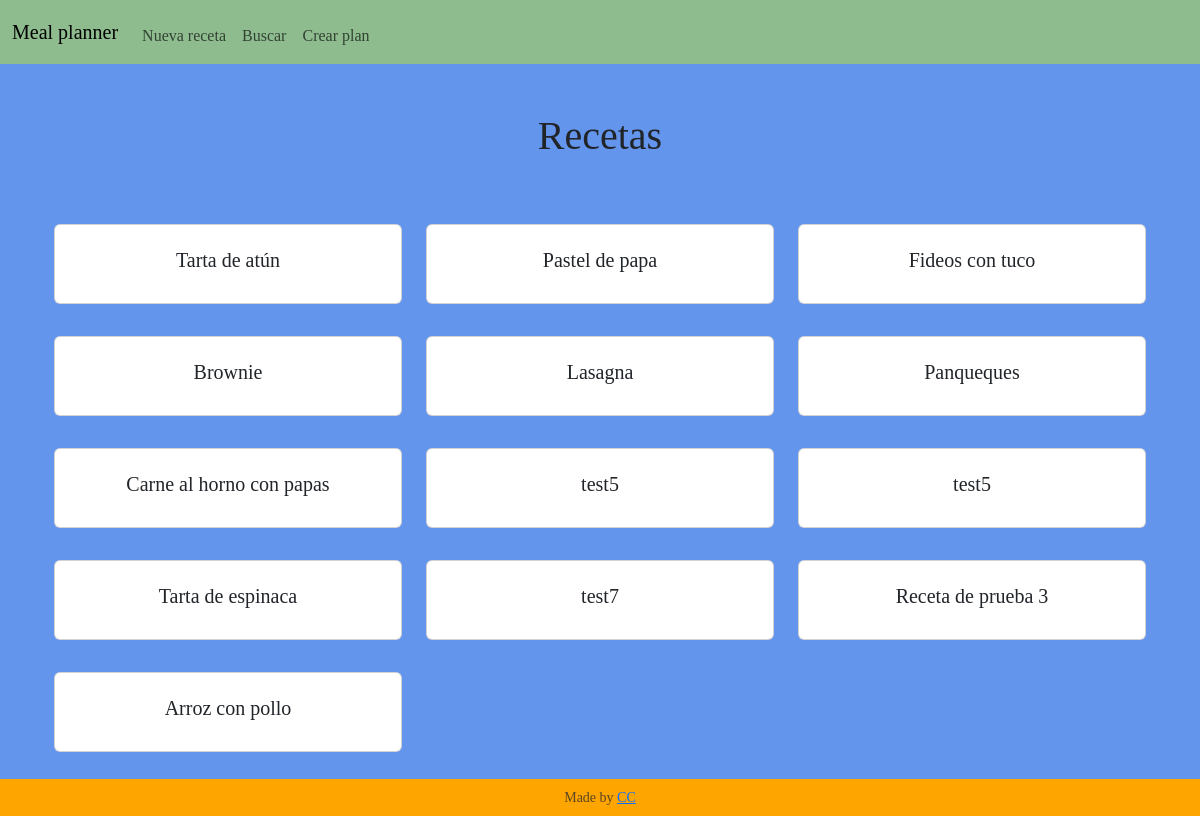
The page / on the database its author committed.
### tables this page shows
CREATE TABLE recipes (id INTEGER PRIMARY KEY AUTOINCREMENT NOT NULL, name TEXT NOT NULL, instructions TEXT NOT NULL);

### app.py (the view)
@app.route('/', methods=["GET", "POST"])
def index():
    if request.method == "POST":
        id = request.form.get("id")
        cur = db_connect()
        cur.execute("SELECT * FROM recipes WHERE id = ?", (id,))
        recipe = cur.fetchall()
        cur.execute("SELECT ing_used.quantity, ingredients.name AS ing_name, units.name AS unit_name FROM ing_used JOIN ingredients ON ingredients.id = ing_used.ing_id JOIN units ON units.id = ing_used.unit_id WHERE ing_used.recipe_id = ?", (id,))
        ing_used = cur.fetchall()
        db_close(cur)
        return render_template("recipe.html", recipe=recipe, ing_used=ing_used)
    else:
        cur = db_connect()
        cur.execute("SELECT id, name FROM recipes")
        rows = cur.fetchall()
        db_close(cur)
        return render_template("index.html", rows=rows)

### app.py (called while the page is built)
def db_connect():
    con = sqlite3.connect("meal_planner.db")
    con.row_factory = sqlite3.Row
    cur = con.cursor()
    return cur

def db_close(con):
    con.close()

@app.after_request
def after_request(response):
    response.headers["Cache-Control"] = "no-cache, no-store, must-revalidate"
    response.headers["Expires"] = 0
    response.headers["Pragma"] = "no-cache"
    return response

### templates/index.html (shortened to what this page needs)
{% extends "layout.html" %}
{% block main %}
    <section class="container-fluid text-center">
        <h1 class="mb-5">Recetas</h1>
        <div class="row">
            {% for row in rows %}
                <div class="col-md-4 col-sm-6 my-3 align-self-center">
                    <div class="card">
                        <div class="card-body">
                            <form action="/" method="post">
                                <button type="submit" class="btn stretched-link"><h5 class="card-title">{{ row["name"] }}</h5></button>
                            </form>
                        </div>
                    </div>
                </div>
            {% endfor %}
        </div>
    </section>
{% endblock %}

### templates/layout.html (shortened to what this page needs)
<!DOCTYPE html>
<html lang="es">
    <head>
        <link href="https://cdn.jsdelivr.net/npm/bootstrap@5.3.3/dist/css/bootstrap.min.css" rel="stylesheet">
        <link rel="stylesheet" href="https://cdn.jsdelivr.net/npm/bootstrap-icons@1.11.3/font/bootstrap-icons.min.css">
        <link href="/static/styles.css" rel="stylesheet">
    </head>
    <body>
        <nav class="navbar navbar-expand-md">
            <div class="container-fluid">
                <a class="navbar-brand" href="/">Meal planner</a>
                <div class="collapse navbar-collapse" id="navbar">
                    <ul class="navbar-nav me-auto mt-2">
                        <li class="nav-item"><a class="nav-link" href="/create_recipe">Nueva receta</a></li>
                        <li class="nav-item"><a class="nav-link" href="/search">Buscar</a></li>
                        <li class="nav-item"><a class="nav-link" href="/create_plan">Crear plan</a></li>
                    </ul>
                </div>
            </div>
        </nav>
        <main class="container py-5">
            {% block main %}{% endblock %}
        </main>
        <footer class="fixed-bottom">
            <p class="my-2 small text-center text-muted">
                Made by <a href="https://github.com/CarolinaCampi">CC</a>
            </p>
        </footer>
    </body>
</html>

### static/styles.css (style rules this page uses)
body { background-color: cornflowerblue; font-family: Georgia, 'Times New Roman', Times, serif; }
nav { background-color: darkseagreen; }
footer { background-color: orange; }

### rows shown on the page
recipes: name "Tarta de atún"
recipes: name "Pastel de papa"
recipes: name "Fideos con tuco"
recipes: name "Brownie"
recipes: name "Lasagna"
recipes: name "Panqueques"
recipes: name "Carne al horno con papas"
recipes: name "test5"
recipes: name "test5"
recipes: name "Tarta de espinaca"
recipes: name "test7"
recipes: name "Receta de prueba 3"
recipes: name "Arroz con pollo"
